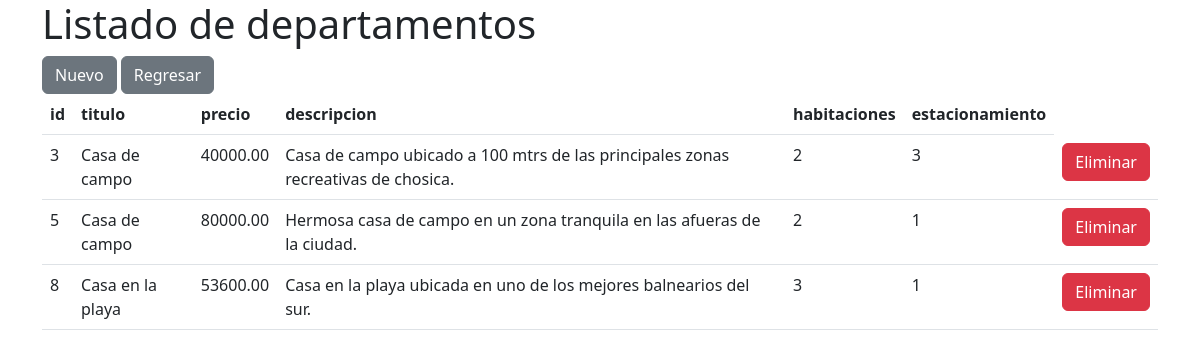
The app's page /departamentos.php with its own data.
### tables this page shows
CREATE TABLE `departamentos` (
  `id` int(11) NOT NULL AUTO_INCREMENT,
  `titulo` varchar(60) NOT NULL,
  `precio` decimal(10,2) NOT NULL,
  `descripcion` longtext NOT NULL,
  `habitaciones` int(1) NOT NULL,
  `estacionamiento` int(1) NOT NULL,
  PRIMARY KEY (`id`)
);

### departamentos.php (the view, shortened to what this page needs)
<?php
require "data/basedatos.php";
$sql = "SELECT * FROM `departamentos`";
$resultado = $db->query($sql);
?>
<!DOCTYPE html>
<html lang="en">
<head>
    <link href="https://cdn.jsdelivr.net/npm/bootstrap@5.2.0/dist/css/bootstrap.min.css"
        rel="stylesheet"
>
</head>
<body>
<div class="container">
        <h1>Listado de departamentos</h1>
        <a href="nuevo_departamento.php" class="btn btn-secondary">Nuevo</a>
        <a href="index.php" class="btn btn-secondary">Regresar</a>
        <tr>
        <table class="table">
            <thead>
                <tr>
                    <th>id </th>
                    <th>titulo</th>
                    <th>precio </th>
                    <th>descripcion</th>
                    <th>habitaciones</th>
                    <th>estacionamiento</th>
                </tr>
            </thead>
            <tbody>
                <?php
                    while($departamentos = $resultado->fetch_assoc()):
                ?>
                       <tr>
                        <td><?php echo $departamentos['id'] ?></td>
                        <td><?php echo $departamentos['titulo'] ?></td>
                        <td><?php echo $departamentos['precio'] ?></td>
                        <td><?php echo $departamentos['descripcion'] ?></td>
                        <td><?php echo $departamentos['habitaciones'] ?></td>
                        <td><?php echo $departamentos['estacionamiento'] ?></td>
                        <td>
                        <a href="eliminar_doctores.php?id=<?php echo $departamentos['id'] ?>" class="btn btn-danger">Eliminar</a>
                        </td>
                        </tr>
                <?php
                    endwhile;
                ?>
            </tbody>
        </table>
    </div>
</body>
</html>

### records on screen
departamentos: id "3", titulo "Casa de campo", precio "40000.00", descripcion "Casa de campo ubicado a 100 mtrs de las principales zonas recreativas de chosica.", habitaciones "2", estacionamiento "3"
departamentos: id "5", titulo "Casa de campo", precio "80000.00", descripcion "Hermosa casa de campo en un zona tranquila en las afueras de la ciudad.", habitaciones "2", estacionamiento "1"
departamentos: id "8", titulo "Casa en la playa", precio "53600.00", descripcion "Casa en la playa ubicada en uno de los mejores balnearios del sur.", habitaciones "3", estacionamiento "1"
